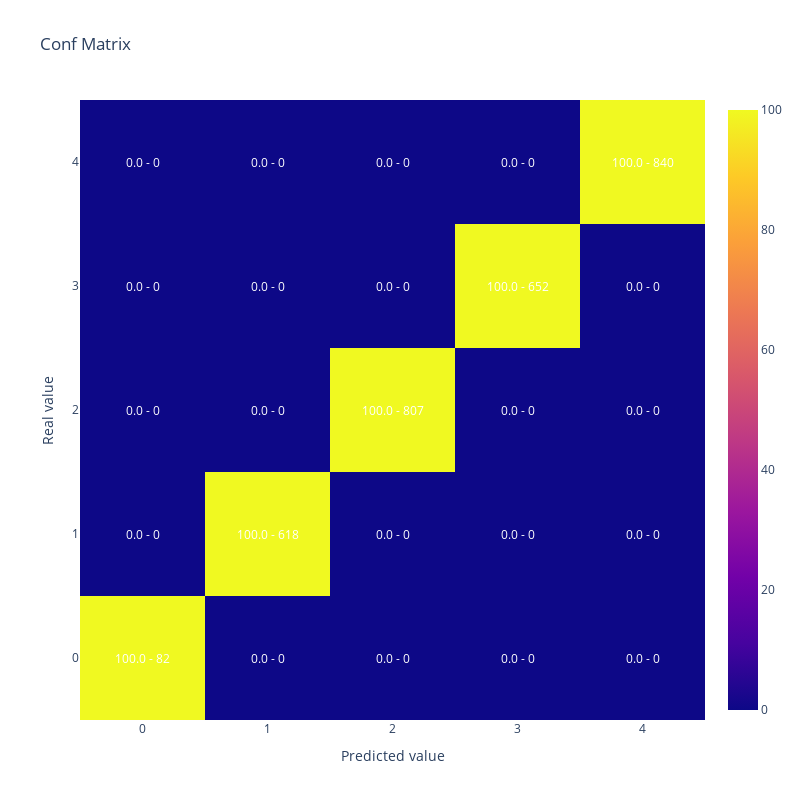

The notebook cell this image was saved under:
### Code cell
#Como se veria la matriz de confusión
display(plot_confusion_matrix(y_test,y_test))

### Figure 1 — Plotly figure (JSON) as saved in the notebook; plotly's stock layout.template omitted (floating-point values rounded to 4 significant figures)
{"data": [{"type": "heatmap", "x": [0, 1, 2, 3, 4], "y": [0, 1, 2, 3, 4], "z": [[100.0, 0.0, 0.0, 0.0, 0.0], [0.0, 100.0, 0.0, 0.0, 0.0], [0.0, 0.0, 100.0, 0.0, 0.0], [0.0, 0.0, 0.0, 100.0, 0.0], [0.0, 0.0, 0.0, 0.0, 100.0]]}], "layout": {"annotations": [{"font": {"color": "white"}, "showarrow": false, "text": "100.0 - 82", "x": 0, "xref": "x", "y": 0, "yref": "y"}, {"font": {"color": "white"}, "showarrow": false, "text": "0.0 - 0", "x": 1, "xref": "x", "y": 0, "yref": "y"}, {"font": {"color": "white"}, "showarrow": false, "text": "0.0 - 0", "x": 2, "xref": "x", "y": 0, "yref": "y"}, {"font": {"color": "white"}, "showarrow": false, "text": "0.0 - 0", "x": 3, "xref": "x", "y": 0, "yref": "y"}, {"font": {"color": "white"}, "showarrow": false, "text": "0.0 - 0", "x": 4, "xref": "x", "y": 0, "yref": "y"}, {"font": {"color": "white"}, "showarrow": false, "text": "0.0 - 0", "x": 0, "xref": "x", "y": 1, "yref": "y"}, {"font": {"color": "white"}, "showarrow": false, "text": "100.0 - 618", "x": 1, "xref": "x", "y": 1, "yref": "y"}, {"font": {"color": "white"}, "showarrow": false, "text": "0.0 - 0", "x": 2, "xref": "x", "y": 1, "yref": "y"}, {"font": {"color": "white"}, "showarrow": false, "text": "0.0 - 0", "x": 3, "xref": "x", "y": 1, "yref": "y"}, {"font": {"color": "white"}, "showarrow": false, "text": "0.0 - 0", "x": 4, "xref": "x", "y": 1, "yref": "y"}, {"font": {"color": "white"}, "showarrow": false, "text": "0.0 - 0", "x": 0, "xref": "x", "y": 2, "yref": "y"}, {"font": {"color": "white"}, "showarrow": false, "text": "0.0 - 0", "x": 1, "xref": "x", "y": 2, "yref": "y"}, {"font": {"color": "white"}, "showarrow": false, "text": "100.0 - 807", "x": 2, "xref": "x", "y": 2, "yref": "y"}, {"font": {"color": "white"}, "showarrow": false, "text": "0.0 - 0", "x": 3, "xref": "x", "y": 2, "yref": "y"}, {"font": {"color": "white"}, "showarrow": false, "text": "0.0 - 0", "x": 4, "xref": "x", "y": 2, "yref": "y"}, {"font": {"color": "white"}, "showarrow": false, "text": "0.0 - 0", "x": 0, "xref": "x", "y": 3, "yref": "y"}, {"font": {"color": "white"}, "showarrow": false, "text": "0.0 - 0", "x": 1, "xref": "x", "y": 3, "yref": "y"}, {"font": {"color": "white"}, "showarrow": false, "text": "0.0 - 0", "x": 2, "xref": "x", "y": 3, "yref": "y"}, {"font": {"color": "white"}, "showarrow": false, "text": "100.0 - 652", "x": 3, "xref": "x", "y": 3, "yref": "y"}, {"font": {"color": "white"}, "showarrow": false, "text": "0.0 - 0", "x": 4, "xref": "x", "y": 3, "yref": "y"}, {"font": {"color": "white"}, "showarrow": false, "text": "0.0 - 0", "x": 0, "xref": "x", "y": 4, "yref": "y"}, {"font": {"color": "white"}, "showarrow": false, "text": "0.0 - 0", "x": 1, "xref": "x", "y": 4, "yref": "y"}, {"font": {"color": "white"}, "showarrow": false, "text": "0.0 - 0", "x": 2, "xref": "x", "y": 4, "yref": "y"}, {"font": {"color": "white"}, "showarrow": false, "text": "0.0 - 0", "x": 3, "xref": "x", "y": 4, "yref": "y"}, {"font": {"color": "white"}, "showarrow": false, "text": "100.0 - 840", "x": 4, "xref": "x", "y": 4, "yref": "y"}], "height": 800, "title": {"text": "Conf Matrix"}, "width": 800, "xaxis": {"title": {"text": "Predicted value"}}, "yaxis": {"title": {"text": "Real value"}}}}
